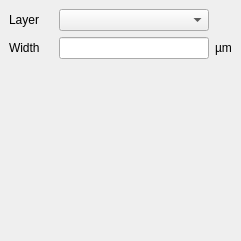
<ui version="4.0" >
 <class>ReplacePropertiesPath</class>
 <widget class="QWidget" name="ReplacePropertiesPath" >
  <property name="geometry" >
   <rect>
    <x>0</x>
    <y>0</y>
    <width>239</width>
    <height>241</height>
   </rect>
  </property>
  <property name="windowTitle" >
   <string>Form</string>
  </property>
  <layout class="QGridLayout" >
   <property name="margin" >
    <number>9</number>
   </property>
   <property name="spacing" >
    <number>6</number>
   </property>
   <item row="1" column="0" >
    <widget class="QLabel" name="label_55" >
     <property name="text" >
      <string>Width</string>
     </property>
    </widget>
   </item>
   <item row="2" column="0" colspan="3" >
    <spacer>
     <property name="orientation" >
      <enum>Qt::Vertical</enum>
     </property>
     <property name="sizeHint" >
      <size>
       <width>200</width>
       <height>40</height>
      </size>
     </property>
    </spacer>
   </item>
   <item row="0" column="0" >
    <widget class="QLabel" name="label_54" >
     <property name="text" >
      <string>Layer</string>
     </property>
    </widget>
   </item>
   <item row="0" column="2" >
    <widget class="lay::LayerSelectionComboBox" name="path_layer" />
   </item>
   <item row="1" column="1" >
    <widget class="QLabel" name="label_61" >
     <property name="text" >
      <string/>
     </property>
     <property name="pixmap" >
      <pixmap resource="layResources.qrc" >:/right.png</pixmap>
     </property>
    </widget>
   </item>
   <item row="1" column="2" >
    <widget class="QLineEdit" name="path_width" />
   </item>
   <item row="0" column="1" >
    <widget class="QLabel" name="label_62" >
     <property name="text" >
      <string/>
     </property>
     <property name="pixmap" >
      <pixmap resource="layResources.qrc" >:/right.png</pixmap>
     </property>
    </widget>
   </item>
   <item row="1" column="3" >
    <widget class="QLabel" name="label" >
     <property name="text" >
      <string>µm</string>
     </property>
    </widget>
   </item>
  </layout>
 </widget>
 <customwidgets>
  <customwidget>
   <class>lay::LayerSelectionComboBox</class>
   <extends>QComboBox</extends>
   <header>layWidgets.h</header>
  </customwidget>
 </customwidgets>
 <resources/>
 <connections/>
</ui>
